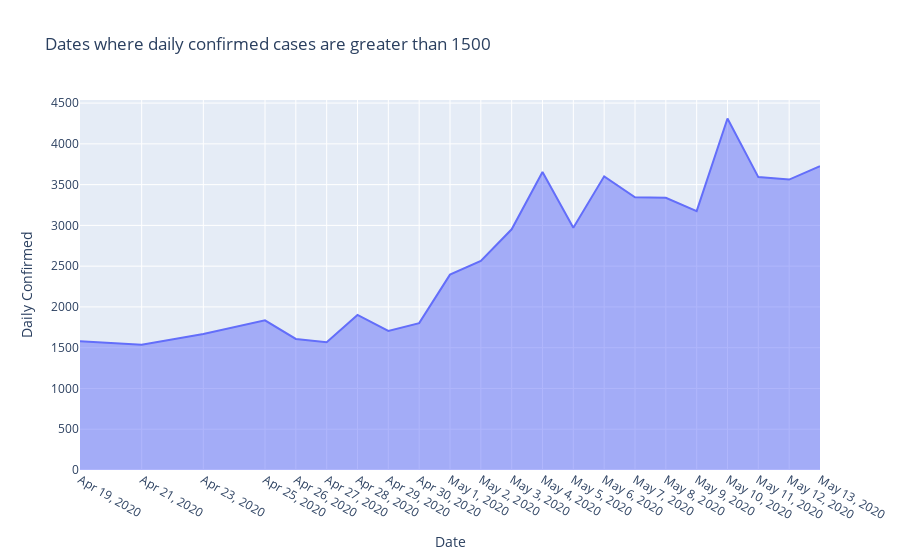

Notebook cell for this chart:
### Code cell
fig = px.area(temp, x='Date', y="Daily Confirmed", title="Dates where daily confirmed cases are greater than 1500")
fig.update_layout(
    xaxis = dict(
        tickmode = 'array',
        tickvals = list(temp["Date"]),
    )
)
fig.show()

### Figure 1 — Plotly figure (JSON) as saved in the notebook; plotly's stock layout.template omitted (floating-point values rounded to 4 significant figures)
{"data": [{"fillpattern": {"shape": ""}, "hovertemplate": "Date=%{x}<br>Daily Confirmed=%{y}<extra></extra>", "legendgroup": "", "line": {"color": "#636efa"}, "marker": {"symbol": "circle"}, "mode": "lines", "name": "", "orientation": "v", "showlegend": false, "stackgroup": "1", "type": "scatter", "x": ["2020-04-19T00:00:00", "2020-04-21T00:00:00", "2020-04-23T00:00:00", "2020-04-25T00:00:00", "2020-04-26T00:00:00", "2020-04-27T00:00:00", "2020-04-28T00:00:00", "2020-04-29T00:00:00", "2020-04-30T00:00:00", "2020-05-01T00:00:00", "2020-05-02T00:00:00", "2020-05-03T00:00:00", "2020-05-04T00:00:00", "2020-05-05T00:00:00", "2020-05-06T00:00:00", "2020-05-07T00:00:00", "2020-05-08T00:00:00", "2020-05-09T00:00:00", "2020-05-10T00:00:00", "2020-05-11T00:00:00", "2020-05-12T00:00:00", "2020-05-13T00:00:00"], "xaxis": "x", "y": [1580, 1537, 1667, 1835, 1607, 1568, 1902, 1705, 1801, 2396, 2564, 2952, 3656, 2971, 3602, 3344, 3339, 3175, 4311, 3592, 3562, 3726], "yaxis": "y"}], "layout": {"legend": {"tracegroupgap": 0}, "title": {"text": "Dates where daily confirmed cases are greater than 1500"}, "xaxis": {"anchor": "y", "domain": [0, 1], "tickmode": "array", "tickvals": ["2020-04-19T00:00:00", "2020-04-21T00:00:00", "2020-04-23T00:00:00", "2020-04-25T00:00:00", "2020-04-26T00:00:00", "2020-04-27T00:00:00", "2020-04-28T00:00:00", "2020-04-29T00:00:00", "2020-04-30T00:00:00", "2020-05-01T00:00:00", "2020-05-02T00:00:00", "2020-05-03T00:00:00", "2020-05-04T00:00:00", "2020-05-05T00:00:00", "2020-05-06T00:00:00", "2020-05-07T00:00:00", "2020-05-08T00:00:00", "2020-05-09T00:00:00", "2020-05-10T00:00:00", "2020-05-11T00:00:00", "2020-05-12T00:00:00", "2020-05-13T00:00:00"], "title": {"text": "Date"}}, "yaxis": {"anchor": "x", "domain": [0, 1], "title": {"text": "Daily Confirmed"}}}}
